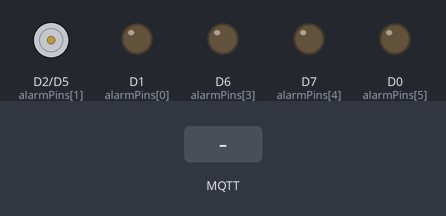
Bench run of a sketch on a simulated ESP8266 (NodeMCU). On the bench: motor-driver pin pairs drawn as motors (green arrow = first pin HIGH = forward, orange = second pin HIGH = backward, longer = more drive), output pins drawn as LEDs (lit = HIGH). The test bench sets the inputs (shaded band). WiFi joins after 1.5 s; servers stay silent unless stated; no MQTT or app messages arrive unless stated; what the sketch prints to the serial monitor is not drawn.

Above: at 2.7 s.
2.8 s: MQTT message "5" arrives on the first subscribed topic
At 3.6 s:
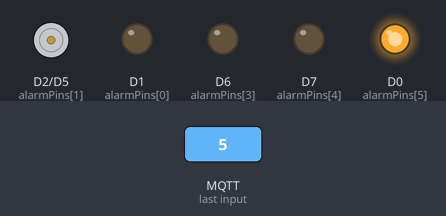
5.8 s: MQTT message "200" arrives on the first subscribed topic
At 7.1 s:
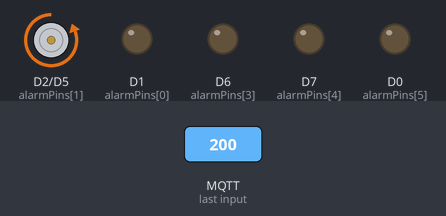
8.8 s: MQTT message "1" arrives on the first subscribed topic
At 9.4 s:
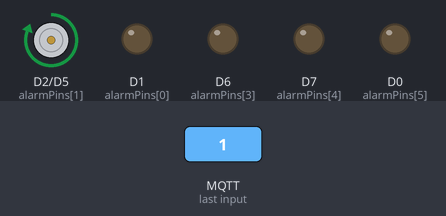
11.8 s: MQTT message "0" arrives on the first subscribed topic
At 12.9 s:
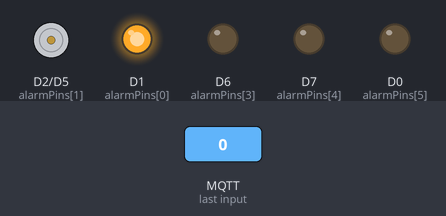
Timing chart, 0 to 15.3 s (numbered marks = the images above; inputs shaded):
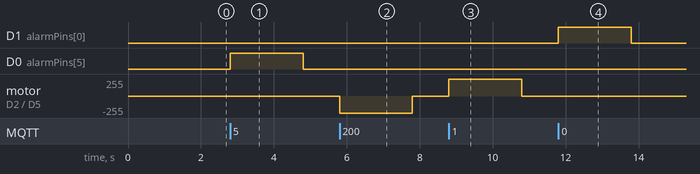

The sketch:

mqtt-siren.ino
```cpp
/*
ESP Siren for bitlair
Kartoffel
*/
#include <limits.h>
#include <ESP8266WiFi.h>
#include <WiFiClient.h>
#include <PubSubClient.h>

// WiFi settings
const char ssid[] = "";                     //  your network SSID (name)
const char pass[] = "";                     // your network password
const char* mqtt_server = "mqtt.bitlair.nl";

// max 10
#define numAlarmPins 6
const uint8_t alarmPins[numAlarmPins] = {D1, D2, D5, D6, D7, D0};
const unsigned long alarmOnDuration = 2000;

const int BAUD_RATE   = 115200;             // serial baud rate

// MQTT stuff
WiFiClient espClient;
PubSubClient client(espClient);
const char* mqttTopic = "bitlair/siren";
long lastMsg = 0;
char msg[50];
int value = 0;

void setup() {
  WiFi.mode(WIFI_STA);
  WiFi.disconnect();

  for (uint8_t i = 0; i < numAlarmPins; i++) {
    pinMode(alarmPins[i], OUTPUT);
    digitalWrite(alarmPins[i], LOW);
  }

  Serial.begin(BAUD_RATE);
  Serial.println();
  Serial.println("MQTT Alarm");

  Serial.print("Connecting to ");

  Serial.println(ssid);
  WiFi.begin(ssid, pass);

  while (WiFi.status() != WL_CONNECTED) {
    delay(50);
    Serial.print(".");
  }
  Serial.println("");

  Serial.print("WiFi connected to: ");
  Serial.println(ssid);

  Serial.print("IP address: ");
  Serial.println(WiFi.localIP());
  Serial.println();

  client.setServer(mqtt_server, 1883);
  client.setCallback(callback);
}

void alarm(uint8_t alarmNum) {
  digitalWrite(alarmPins[alarmNum], HIGH);
  delay(alarmOnDuration);
  digitalWrite(alarmPins[alarmNum], LOW);
}

void callback(char* topic, byte* payload, unsigned int length) {
  Serial.print("Message arrived [");
  Serial.print(topic);
  Serial.print("] ");
  for (int i = 0; i < length; i++) {
    Serial.print((char)payload[i]);
  }
  Serial.println();

  if ((char)payload[0] < 48 || (char)payload[0] > 57)
    return;

  uint8_t alarmNum = (char)payload[0] - 48;
  Serial.print("Firing alarm ");
  Serial.println(alarmNum);
  alarm(alarmNum);
}

void reconnect() {
  // Loop until we're reconnected
  while (!client.connected()) {
    Serial.print("Attempting MQTT connection...");
    // Attempt to connect
    if (client.connect("ESP8266Client")) {
      Serial.println("connected");
      // Once connected, publish an announcement...
      snprintf (msg, 75, "Hello world! #%ld", value);
      Serial.print("Publish message: ");
      Serial.println(msg);
      client.publish(mqttTopic, msg);
      ++value;
      // ... and resubscribe
      client.subscribe(mqttTopic);
    } else {
      Serial.print("failed, rc=");
      Serial.print(client.state());
      Serial.println(" try again in 5 seconds");
      // Wait 5 seconds before retrying
      delay(5000);
    }
  }
}

void loop() {
  if (!client.connected()) {
    reconnect();
  }
  client.loop();
  yield();
}
```

Measured:
- after the input at 2.8 s, D0 (alarmPins[5]): LOW → HIGH at once, → LOW 2.0 s later
- after the input at 5.8 s, motor on D2 (alarmPins[1]) / D5 (alarmPins[2]): stopped → backward 255/255 at once, → stopped 2.0 s later
- after the input at 8.8 s, motor on D2 (alarmPins[1]) / D5 (alarmPins[2]): stopped → forward 255/255 at once, → stopped 2.0 s later
- after the input at 11.8 s, D1 (alarmPins[0]): LOW → HIGH at once, → LOW 2.0 s later
